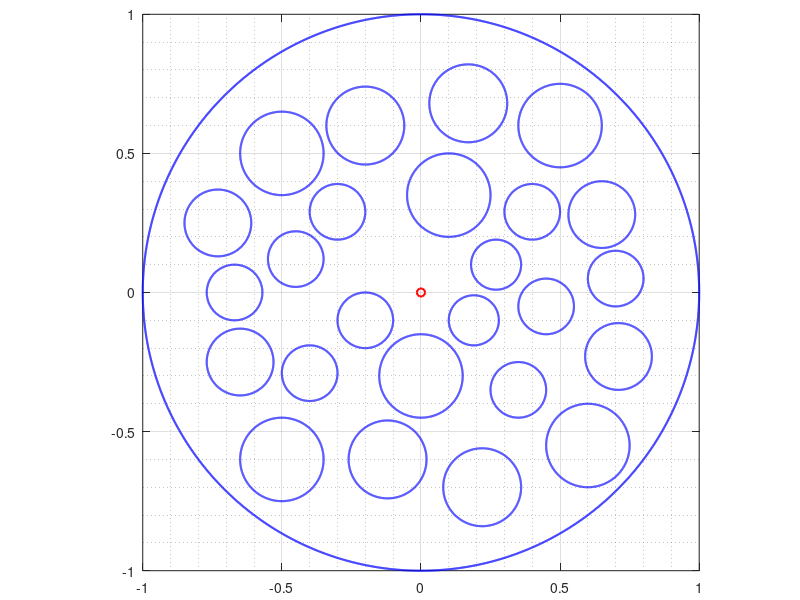

The MATLAB source for this figure: (Note: this script raises an error after producing the figure.)
clear
clc
addpath ../bie; addpath ../fmm; addpath ../maps;
%%
n         =   2^12
t         =   (0:2*pi/n:2*pi-2*pi/n).';
%% 
Cof       =  [ 
               0.10             0.70+0.05i
               0.10            -0.67+0.00i
               
               0.12             0.65+0.28i
               0.15             0.50+0.60i 
               0.15            -0.50+0.50i 
               0.12            -0.73+0.25i
               0.12             0.71-0.23i
               0.15             0.60-0.55i 
               0.15            -0.50-0.60i 
               0.12            -0.65-0.25i
               
               0.14             0.17+0.68i
               0.14            -0.20+0.60i 
               0.14             0.22-0.70i
               0.14            -0.12-0.60i 
               
               0.10             0.40+0.29i
               0.10            -0.30+0.29i
               0.10             0.35-0.35i
               0.10            -0.40-0.29i
               
               0.10             0.45-0.05i
               0.10            -0.45+0.12i
               0.15             0.10+0.35i
               0.15             0.00-0.30i
               
               0.09             0.27+0.10i
               0.09             0.19-0.10i
               0.10            -0.20-0.10i
               ];

rad       =   Cof(:,1);
cen       =   Cof(:,2);
theth     =   zeros(size(rad));
thetv     =   pi/2+zeros(size(rad));
%%
m = length(rad)
% 
et(1:n,1)   =   exp(i.*t);et(1)=1;et(n/4+1)=i;et(n/2+1)=-1;
etp(1:n,1)  =   i.*exp(i.*t);
%%
for k=1:m
    Jk = 1+k*n:(k+1)*n;
    et(Jk,1)    =  cen(k)+rad(k)*exp(-i*t);
    etp(Jk,1)   =      -i*rad(k)*exp(-i*t);
end
alpha =  0.00+0.00i;
%%
figure(1);clf
clf;hold on; box on
% 
for k=1:m+1
    crv = et(1+(k-1)*n:k*n);crv(n+1)=crv(1);
    plot(real(crv),imag(crv),'-b','LineWidth',1.5);
end 
plot(real(alpha),imag(alpha),'or','LineWidth',1.5);
axis equal
axis square
set(gca,'LooseInset',get(gca,'TightInset'))
grid on; 
ax=gca; 
set(ax,'xminorgrid','on','yminorgrid','on')
ax.GridAlpha=0.25; ax.MinorGridAlpha=0.25;
%%



%%
maph = chanmap(et,etp,alpha,n,theth);
mapv = chanmap(et,etp,alpha,n,thetv);
%
U = 2;
Ch      =  2*(1-U)/pi;
Cv      =  2/pi;
% 
zeth    =  maph.zet; zeth = Ch.*zeth;
zetv    =  mapv.zet; zetv = Cv.*zetv;
% zetp   =  map.zetp;
%%
zmap = (zetv-zeth)/U;
%%


%%
figure;
hold on; box on
k=1; crv = zmap(1+(k-1)*n:k*n);crv(n+1)=crv(1);
plot(real(crv),imag(crv),'-k','LineWidth',1.5);
% 
for k=2:m+1
    crv = zmap(1+(k-1)*n:k*n);crv(n+1)=crv(1);
    plot(real(crv),imag(crv),'-m','LineWidth',1.5);
end 
axis equal
grid on
axis([-3.5  3.5  -1.75   1.75])
%%

%%
Psi   = @(z)((2/pi)*log((1+z)./(1-z)));
Psiv  = @(z)(tanh(pi*z/4));
% 
zmapb = Psiv(zmap);
% 
etb   = []; etbp = [];
for k=0:m
    Jk = 1+k*n:(k+1)*n;
    zet1  =  zmapb(Jk);
    zet1p =  derfft(real(zet1))+i*derfft(imag(zet1));
    etb   = [etb;zet1];
    etbp  = [etbp;zet1p];
end
%
mapb  = chanmap(etb,etbp,alpha,n,theth);
zet   =  mapb.zet;
fetb  =  mapb.fet;
foib  =  mapb.foi;
%% 
[xh  , yh]  =  meshgrid([-3.5:0.01:3.5],[-0.99:0.005:0.99]);
zho         =  xh+i.*yh;
[mh,nh]     =  size(zho);
%
for j=2:m+1
    Jk = 1+(j-1)*n:j*n;
    [in,on] = inpolygon(real(zho),imag(zho),real(zmap(Jk)),imag(zmap(Jk)));
    zho(in) = NaN+i*NaN;
    zho(on) = NaN+i*NaN;
end
zhovo  =  zho(:);
zhov   =  zhovo(abs(zhovo)>=0).';
% 
zhovb  =  Psiv(zhov);
% 
Phi   = @(z)(log((1+z)./(1-z)));
whov  =  Phi(zhovb)+(zhovb-alpha).*fcau(etb,etbp,fetb,zhovb)-(i-alpha)*foib;
whovo  =  (NaN+i*NaN).*ones(size(zhovo));
whovo(abs(zhovo)>=0) = whov.';
wzo    =  (NaN+i*NaN).*ones(size(zho));
wzo(:) =   whovo;
%%


%%
figure;
set(groot,'defaultAxesTickLabelInterpreter','latex');
set(groot,'defaulttextinterpreter','latex');
set(groot,'defaultLegendInterpreter','latex');
hold on; box on
% 
cntv  =  [-1.5,-1.3,-1.1,-0.875,-0.7,-0.51,-0.3,-0.1,0,0.1,0.3,0.51,0.7,...
          0.875,1.1,1.3,1.5];
[cnt1,cnt2] = contour(real(zho),imag(zho),imag(wzo),cntv,'b','LineWidth',1.0);
% 
k=1; crv = zmap(1+(k-1)*n:k*n);crv(n+1)=crv(1);
plot(real(crv),imag(crv),'-k','LineWidth',2);
% 
for k=2:m+1
    crv = zmap(1+(k-1)*n:k*n);crv(n+1)=crv(1);
    plot(real(crv),imag(crv),'-k','LineWidth',2);
end 
set(gca,'FontSize',14)
axis equal
axis([-3.5  3.5  -1.75   1.75])
xticks([-3:1:3])
yticks([-1.5:0.5:1.5])
set(gca,'LooseInset',get(gca,'TightInset'))
grid on; 
ax=gca; 
set(ax,'xminorgrid','on','yminorgrid','on')
ax.GridAlpha=0.25; ax.MinorGridAlpha=0.25;
% set(gcf,'Renderer','zbuffer')
print -depsc chanfig25Lc2
%%